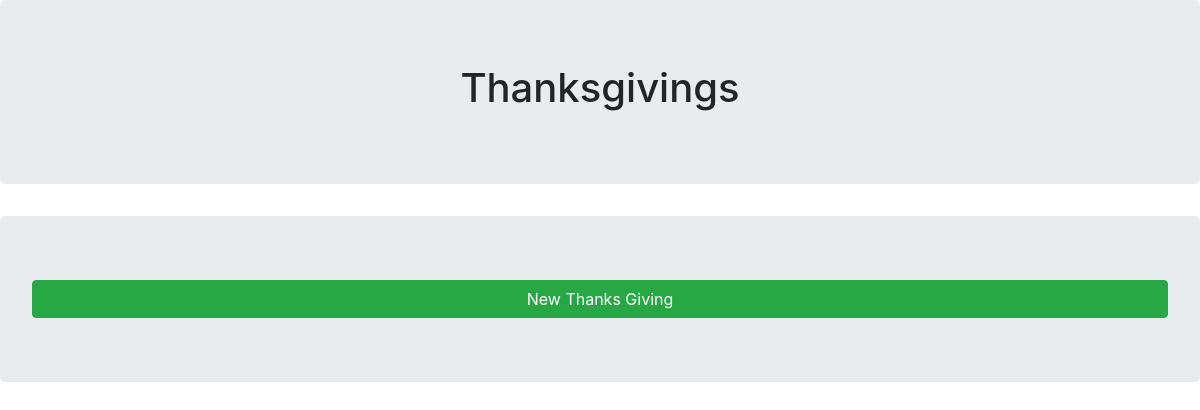
Before: / with the older database file.
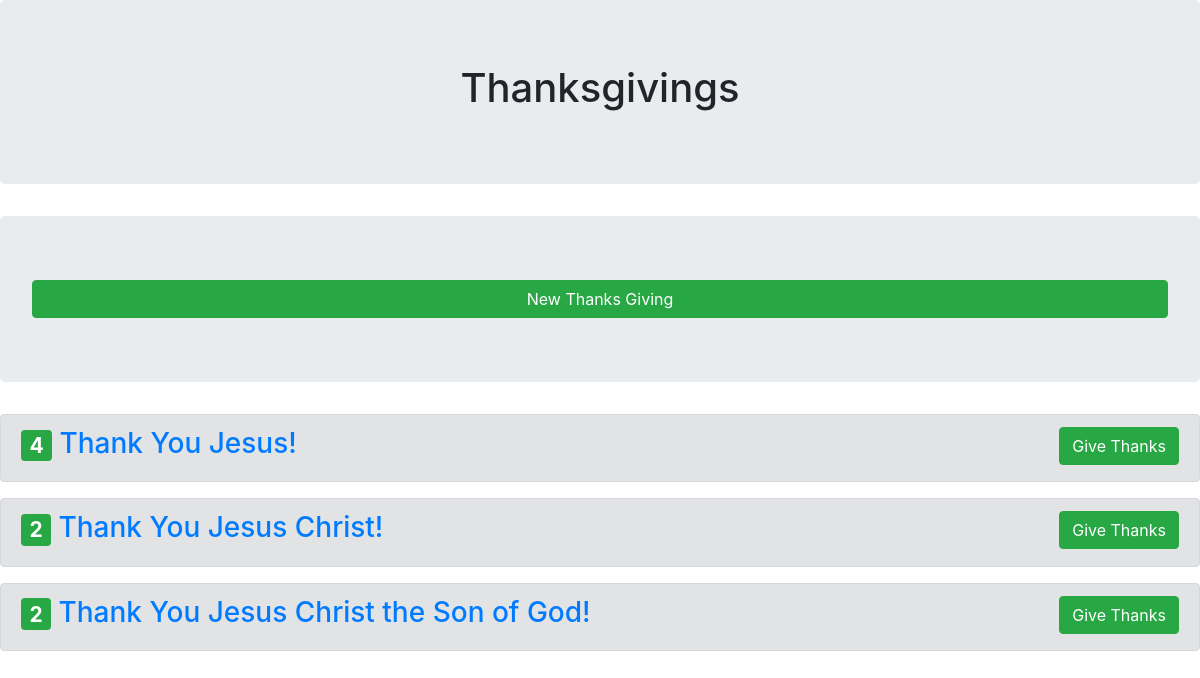
After: the same page with the newer database file.
### Thanks/models.py (models this page shows)
class Thanks(models.Model):
	thanks_id = models.BigAutoField(primary_key=True,unique=True)
	thanks_title = models.CharField(max_length=100, blank=False, null=False)
	thanks_date = models.DateTimeField(null=False)
	thanks_description = models.CharField(max_length=1000,null=False)
	givethanks_count = models.IntegerField(null=False)

### Thanks/views.py (the view)
# urls.py: path('', views.thanksgivings, name = 'Thanks_Givings'),
def thanksgivings(request):
	thanks_list = Thanks.objects.all().order_by('thanks_date')
	template = loader.get_template('thanksgivings.html')
	context = {
		'thanks_list' : thanks_list,
	}
	return HttpResponse(template.render(context,request))

### templates/thanksgivings.html (shortened to what this page needs)
<head>
<link rel="stylesheet" href="https://cdn.jsdelivr.net/npm/bootstrap@4.5.3/dist/css/bootstrap.min.css">
</head>
<body>
{% block content %}
<div class="jumbotron text-center">
<h1>Thanksgivings</h1>
</div>
<div class="jumbotron text-center">
<a href='/thanksgiving/' align="right" class="btn btn-success btn-block">New Thanks Giving</a>
</div>
{% if thanks_list %}
{% for thanks in thanks_list %}
<div class="alert alert-secondary">
<h3><span class="badge badge-success">{{ thanks.givethanks_count }}</span>	<a href='thanks/{{ thanks.thanks_id }}'>{{ thanks.thanks_title }}</a><a href='givethanks/{{ thanks.thanks_id }}'><button align="right" type="button" class="btn btn-success float-right">Give Thanks</button></a></h3>
</div>
{% endfor %}
{% endif %}
{% endblock %}
</body>

Changed rows visible on the page:
added Thanks: givethanks_count "4", thanks_title "Thank You Jesus!"
added Thanks: givethanks_count "2", thanks_title "Thank You Jesus Christ!"
added Thanks: givethanks_count "2", thanks_title "Thank You Jesus Christ the Son of God!"
